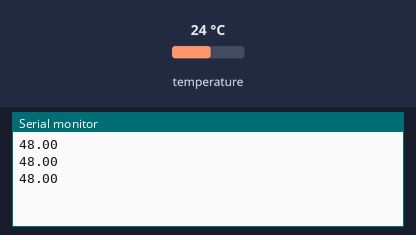
The sketch below on a simulated Arduino Uno, built with avr-gcc and run on an emulated ATmega328P. On the bench: the last lines printed to the serial monitor. Wiring (inferred from the names in the program): TMP102 temperature sensor at I2C address 0x48. The test bench sets the inputs (shaded band); at power-on: temperature 24 °C.

Above: at 1.2 s.
1.3 s: temperature set to 12 °C
At 2.0 s:
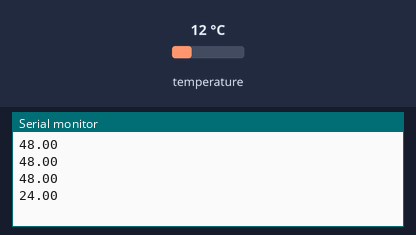
2.8 s: temperature set to 19 °C
At 3.5 s:
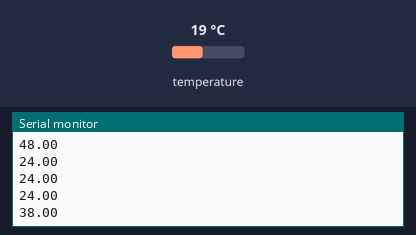
Timing chart, 0 to 5.8 s (numbered marks = the images above; inputs shaded):
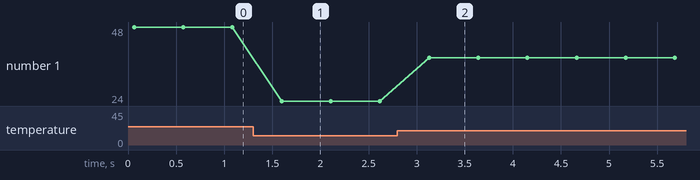

The sketch:

tmp117.ino
```cpp
#include <Wire.h>

//Device addresss
const int TMP117_Address = 0x48;

//Hexadecimal addresses for various TMP117 registers
const int Temp_Reg = 0x00;
const int Config_Reg = 0x01;
const int High_Lim_Reg = 0x02;
const int Low_Lim_Reg = 0x03;
const int EEPROM_Unlock_Reg = 0x04;
const int Device_ID_Reg = 0x0F;

//TMP117 Offset Reg
const int Offset_Reg = 0x07;
const int offsetH = B00001100;
const int offsetL = B10000000;

//set temp threshold
const uint8_t highlimH = B00001101; // high byte of high limit
const uint8_t highlimL = B10000000; // low byte of high lim- high 27 C
const uint8_t lowlimH = B00001100; // high byte of low lim
const uint8_t lowlimL = B00000000; // low byte of low limit-low 24 C


void setup() {
  Wire.begin();
  Serial.begin(9600);

  I2Cwrite(TMP117_Address, High_Lim_Reg, highlimH, highlimL);
  I2Cwrite(TMP117_Address, Low_Lim_Reg, lowlimH, lowlimL);
  I2Cwrite(TMP117_Address, Config_Reg, 0x02, 0x20);
  I2Cwrite(TMP117_Address,Offset_Reg,offsetH,offsetL);
  I2Cwrite(TMP117_Address, Offset_Reg, 0x00, 0x00);

}

void loop() {
  double temp = ReadTempSensor();
Serial.println(temp);

  delay(500);

}


double I2Cwrite(int dev, int reg, int H, int L) {
  // int H, int L: high and low bytes of data to transmit
  Wire.beginTransmission(dev);
  Wire.write(reg);
  Wire.write(H);
  Wire.write(L);
  Wire.endTransmission();
  delay(10);

}

double ReadTempSensor(void) {
  //data array to store 2-bytes from i2c line
  uint8_t data[2];
  //combination of 2-byte data into 16-bit data
  uint16_t datac;

  //points to device and begins transmission
  Wire.beginTransmission(TMP117_Address);
  //points to temperature register to read/write data
  Wire.write(Temp_Reg);
  //ends data transfer and transmits data from register
  Wire.endTransmission();
  //delay to allow sufficient conversion time
  delay(10);
  //regquest 2 byte temp data from device
  Wire.requestFrom(TMP117_Address, 2);
  //checks if data received matches the reequested  2-bytes
  if (Wire.available() <= 2) {
    //store each byte of data from temp register
    data[0] = Wire.read();
    data[1] = Wire.read();
    //combines data to make . 16 bit binary number
    datac = ((data[0] << 8) | data[1]);
    //convert to celcius (7.8125 mC resolution) and return
    return datac * 0.0078125;
  }


}
```

Measured:
- after the input at 1.3 s, the serial monitor: prints a new line after 0.30 s (image 1)
- after the input at 2.8 s, the serial monitor: prints a new line after 0.33 s (image 2)
- plotted number 1: 48 → 24 after the input at 1.3 s, 24 → 38 after the input at 2.8 s
